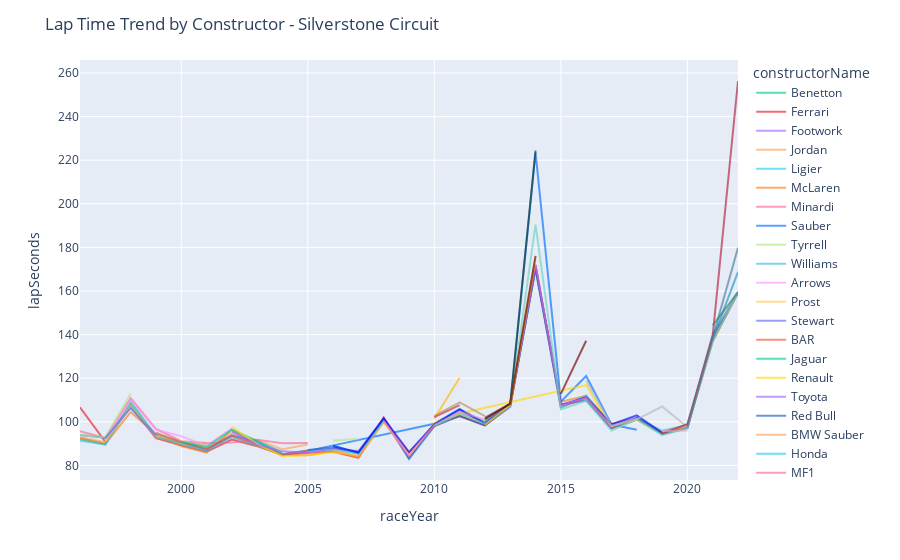

Notebook code for this chart:
### Markdown cell above
## Lap Times over the Years

### Code cell
circuitName = lapTimesAnalysis['circuitName'].unique()[8]
df = lapTimesAnalysis[(lapTimesAnalysis['circuitName']==circuitName)].groupby(by=['raceYear','constructorName']).mean().reset_index()

# create figure
fig = px.line(
    df,
    x='raceYear',
    y='lapSeconds',
    color='constructorName',
    color_discrete_map=constructor_color_map,
)

fig.update_layout(
    title_text=f'Lap Time Trend by Constructor - {circuitName}',
)

fig.update_traces(opacity=0.65)
fig.show()

### Figure 1 — Plotly figure (JSON) as saved in the notebook; plotly's stock layout.template omitted (floating-point values rounded to 4 significant figures)
{"data": [{"hovertemplate": "constructorName=Benetton<br>raceYear=%{x}<br>lapSeconds=%{y}<extra></extra>", "legendgroup": "Benetton", "line": {"color": "#00cc96", "dash": "solid"}, "marker": {"symbol": "circle"}, "mode": "lines", "name": "Benetton", "opacity": 0.65, "orientation": "v", "showlegend": true, "type": "scatter", "x": [1996, 1997, 1998, 1999, 2000, 2001], "xaxis": "x", "y": [92.08, 89.7, 109.3, 93.56, 90.59, 89.5], "yaxis": "y"}, {"hovertemplate": "constructorName=Ferrari<br>raceYear=%{x}<br>lapSeconds=%{y}<extra></extra>", "legendgroup": "Ferrari", "line": {"color": "#ED1C24", "dash": "solid"}, "marker": {"symbol": "circle"}, "mode": "lines", "name": "Ferrari", "opacity": 0.65, "orientation": "v", "showlegend": true, "type": "scatter", "x": [1996, 1997, 1998, 1999, 2000, 2001, 2002, 2003, 2004, 2005, 2006, 2007, 2008, 2009, 2010, 2011, 2012, 2013, 2014, 2015, 2016, 2017, 2018, 2019, 2020, 2021, 2022], "xaxis": "x", "y": [106.6, 90.79, 107.3, 92.53, 89.29, 86.34, 91.87, 88.84, 84.74, 85.76, 86.24, 83.56, 102.1, 83.78, 98.91, 102.6, 98.41, 107.5, 170.6, 106.8, 111.0, 97.11, 101.0, 94.99, 97.55, 137.1, 159.1], "yaxis": "y"}, {"hovertemplate": "constructorName=Footwork<br>raceYear=%{x}<br>lapSeconds=%{y}<extra></extra>", "legendgroup": "Footwork", "line": {"color": "#ab63fa", "dash": "solid"}, "marker": {"symbol": "circle"}, "mode": "lines", "name": "Footwork", "opacity": 0.65, "orientation": "v", "showlegend": true, "type": "scatter", "x": [1996], "xaxis": "x", "y": [94.32], "yaxis": "y"}, {"hovertemplate": "constructorName=Jordan<br>raceYear=%{x}<br>lapSeconds=%{y}<extra></extra>", "legendgroup": "Jordan", "line": {"color": "#FFA15A", "dash": "solid"}, "marker": {"symbol": "circle"}, "mode": "lines", "name": "Jordan", "opacity": 0.65, "orientation": "v", "showlegend": true, "type": "scatter", "x": [1996, 1997, 1998, 1999, 2000, 2001, 2002, 2003, 2004, 2005], "xaxis": "x", "y": [92.94, 90.59, 107.8, 93.06, 90.32, 87.7, 94.81, 91.54, 87.45, 89.58], "yaxis": "y"}, {"hovertemplate": "constructorName=Ligier<br>raceYear=%{x}<br>lapSeconds=%{y}<extra></extra>", "legendgroup": "Ligier", "line": {"color": "#19d3f3", "dash": "solid"}, "marker": {"symbol": "circle"}, "mode": "lines", "name": "Ligier", "opacity": 0.65, "orientation": "v", "showlegend": true, "type": "scatter", "x": [1996], "xaxis": "x", "y": [96.16], "yaxis": "y"}, {"hovertemplate": "constructorName=McLaren<br>raceYear=%{x}<br>lapSeconds=%{y}<extra></extra>", "legendgroup": "McLaren", "line": {"color": "#F58020", "dash": "solid"}, "marker": {"symbol": "circle"}, "mode": "lines", "name": "McLaren", "opacity": 0.65, "orientation": "v", "showlegend": true, "type": "scatter", "x": [1996, 1997, 1998, 1999, 2000, 2001, 2002, 2003, 2004, 2005, 2006, 2007, 2008, 2009, 2010, 2011, 2012, 2013, 2014, 2015, 2016, 2017, 2018, 2019, 2020, 2021, 2022], "xaxis": "x", "y": [92.58, 89.93, 104.5, 94.2, 88.85, 85.89, 96.34, 89.02, 84.89, 84.61, 86.56, 83.46, 100.1, 85.97, 97.88, 103.5, 99.07, 108.5, 170.5, 109.2, 111.9, 99.1, 101.6, 94.85, 97.8, 137.3, 159.5], "yaxis": "y"}, {"hovertemplate": "constructorName=Minardi<br>raceYear=%{x}<br>lapSeconds=%{y}<extra></extra>", "legendgroup": "Minardi", "line": {"color": "#FF6692", "dash": "solid"}, "marker": {"symbol": "circle"}, "mode": "lines", "name": "Minardi", "opacity": 0.65, "orientation": "v", "showlegend": true, "type": "scatter", "x": [1996, 1997, 1998, 1999, 2000, 2001, 2002, 2003, 2004, 2005], "xaxis": "x", "y": [95.75, 92.55, 110.9, 96.77, 91.15, 90.24, 90.49, 91.76, 90.21, 90.27], "yaxis": "y"}, {"hovertemplate": "constructorName=Sauber<br>raceYear=%{x}<br>lapSeconds=%{y}<extra></extra>", "legendgroup": "Sauber", "line": {"color": "#006EFF", "dash": "solid"}, "marker": {"symbol": "circle"}, "mode": "lines", "name": "Sauber", "opacity": 0.65, "orientation": "v", "showlegend": true, "type": "scatter", "x": [1996, 1997, 1998, 1999, 2000, 2001, 2002, 2003, 2004, 2005, 2010, 2011, 2012, 2013, 2014, 2015, 2016, 2017, 2018], "xaxis": "x", "y": [94.0, 92.71, 106.7, 94.09, 90.81, 87.15, 93.78, 90.77, 85.02, 86.68, 99.07, 105.9, 99.49, 107.7, 223.6, 109.3, 121.0, 98.76, 96.34], "yaxis": "y"}, {"hovertemplate": "constructorName=Tyrrell<br>raceYear=%{x}<br>lapSeconds=%{y}<extra></extra>", "legendgroup": "Tyrrell", "line": {"color": "#B6E880", "dash": "solid"}, "marker": {"symbol": "circle"}, "mode": "lines", "name": "Tyrrell", "opacity": 0.65, "orientation": "v", "showlegend": true, "type": "scatter", "x": [1996, 1997, 1998], "xaxis": "x", "y": [93.92, 92.89, 113.0], "yaxis": "y"}, {"hovertemplate": "constructorName=Williams<br>raceYear=%{x}<br>lapSeconds=%{y}<extra></extra>", "legendgroup": "Williams", "line": {"color": "#37BEDD", "dash": "solid"}, "marker": {"symbol": "circle"}, "mode": "lines", "name": "Williams", "opacity": 0.65, "orientation": "v", "showlegend": true, "type": "scatter", "x": [1996, 1997, 1998, 1999, 2000, 2001, 2002, 2003, 2004, 2005, 2006, 2007, 2008, 2009, 2010, 2011, 2012, 2013, 2014, 2015, 2016, 2017, 2018, 2019, 2020, 2021, 2022], "xaxis": "x", "y": [91.47, 89.52, 107.9, 93.37, 89.66, 87.0, 93.0, 89.16, 85.1, 86.94, 87.18, 85.38, 101.2, 83.82, 98.36, 104.4, 100.0, 107.7, 170.0, 106.5, 112.0, 98.4, 101.8, 95.87, 98.53, 139.3, 159.7], "yaxis": "y"}, {"hovertemplate": "constructorName=Arrows<br>raceYear=%{x}<br>lapSeconds=%{y}<extra></extra>", "legendgroup": "Arrows", "line": {"color": "#FF97FF", "dash": "solid"}, "marker": {"symbol": "circle"}, "mode": "lines", "name": "Arrows", "opacity": 0.65, "orientation": "v", "showlegend": true, "type": "scatter", "x": [1997, 1998, 1999, 2000, 2001, 2002], "xaxis": "x", "y": [91.63, 110.1, 96.47, 93.38, 89.08, 96.99], "yaxis": "y"}, {"hovertemplate": "constructorName=Prost<br>raceYear=%{x}<br>lapSeconds=%{y}<extra></extra>", "legendgroup": "Prost", "line": {"color": "#FECB52", "dash": "solid"}, "marker": {"symbol": "circle"}, "mode": "lines", "name": "Prost", "opacity": 0.65, "orientation": "v", "showlegend": true, "type": "scatter", "x": [1997, 1998, 1999, 2000, 2001], "xaxis": "x", "y": [91.03, 107.0, 93.77, 91.03, 89.19], "yaxis": "y"}, {"hovertemplate": "constructorName=Stewart<br>raceYear=%{x}<br>lapSeconds=%{y}<extra></extra>", "legendgroup": "Stewart", "line": {"color": "#636efa", "dash": "solid"}, "marker": {"symbol": "circle"}, "mode": "lines", "name": "Stewart", "opacity": 0.65, "orientation": "v", "showlegend": true, "type": "scatter", "x": [1997, 1998, 1999], "xaxis": "x", "y": [92.38, 106.3, 93.72], "yaxis": "y"}, {"hovertemplate": "constructorName=BAR<br>raceYear=%{x}<br>lapSeconds=%{y}<extra></extra>", "legendgroup": "BAR", "line": {"color": "#EF553B", "dash": "solid"}, "marker": {"symbol": "circle"}, "mode": "lines", "name": "BAR", "opacity": 0.65, "orientation": "v", "showlegend": true, "type": "scatter", "x": [1999, 2000, 2001, 2002, 2003, 2004, 2005], "xaxis": "x", "y": [95.04, 90.66, 87.73, 93.54, 89.53, 85.08, 86.71], "yaxis": "y"}, {"hovertemplate": "constructorName=Jaguar<br>raceYear=%{x}<br>lapSeconds=%{y}<extra></extra>", "legendgroup": "Jaguar", "line": {"color": "#00cc96", "dash": "solid"}, "marker": {"symbol": "circle"}, "mode": "lines", "name": "Jaguar", "opacity": 0.65, "orientation": "v", "showlegend": true, "type": "scatter", "x": [2000, 2001, 2002, 2003, 2004], "xaxis": "x", "y": [90.89, 88.5, 96.41, 91.18, 85.94], "yaxis": "y"}, {"hovertemplate": "constructorName=Renault<br>raceYear=%{x}<br>lapSeconds=%{y}<extra></extra>", "legendgroup": "Renault", "line": {"color": "#FFD800", "dash": "solid"}, "marker": {"symbol": "circle"}, "mode": "lines", "name": "Renault", "opacity": 0.65, "orientation": "v", "showlegend": true, "type": "scatter", "x": [2002, 2003, 2004, 2005, 2006, 2007, 2008, 2009, 2010, 2011, 2016, 2017, 2018, 2019, 2020], "xaxis": "x", "y": [97.76, 89.74, 84.26, 84.67, 86.03, 84.66, 99.96, 84.43, 99.36, 103.8, 116.9, 97.17, 101.1, 94.85, 97.8], "yaxis": "y"}, {"hovertemplate": "constructorName=Toyota<br>raceYear=%{x}<br>lapSeconds=%{y}<extra></extra>", "legendgroup": "Toyota", "line": {"color": "#ab63fa", "dash": "solid"}, "marker": {"symbol": "circle"}, "mode": "lines", "name": "Toyota", "opacity": 0.65, "orientation": "v", "showlegend": true, "type": "scatter", "x": [2002, 2003, 2004, 2005, 2006, 2007, 2008, 2009], "xaxis": "x", "y": [95.47, 89.55, 86.45, 85.83, 87.72, 86.58, 101.6, 83.97], "yaxis": "y"}, {"hovertemplate": "constructorName=Red Bull<br>raceYear=%{x}<br>lapSeconds=%{y}<extra></extra>", "legendgroup": "Red Bull", "line": {"color": "#1E5BC6", "dash": "solid"}, "marker": {"symbol": "circle"}, "mode": "lines", "name": "Red Bull", "opacity": 0.65, "orientation": "v", "showlegend": true, "type": "scatter", "x": [2005, 2006, 2007, 2008, 2009, 2010, 2011, 2012, 2013, 2014, 2015, 2016, 2017, 2018, 2019, 2020, 2021, 2022], "xaxis": "x", "y": [87.04, 88.2, 86.03, 101.4, 82.95, 98.01, 102.7, 98.34, 106.9, 170.4, 107.8, 109.9, 96.99, 101.8, 94.34, 97.14, 139.5, 159.3], "yaxis": "y"}, {"hovertemplate": "constructorName=BMW Sauber<br>raceYear=%{x}<br>lapSeconds=%{y}<extra></extra>", "legendgroup": "BMW Sauber", "line": {"color": "#FFA15A", "dash": "solid"}, "marker": {"symbol": "circle"}, "mode": "lines", "name": "BMW Sauber", "opacity": 0.65, "orientation": "v", "showlegend": true, "type": "scatter", "x": [2006, 2007, 2008, 2009], "xaxis": "x", "y": [87.11, 84.03, 100.2, 84.64], "yaxis": "y"}, {"hovertemplate": "constructorName=Honda<br>raceYear=%{x}<br>lapSeconds=%{y}<extra></extra>", "legendgroup": "Honda", "line": {"color": "#19d3f3", "dash": "solid"}, "marker": {"symbol": "circle"}, "mode": "lines", "name": "Honda", "opacity": 0.65, "orientation": "v", "showlegend": true, "type": "scatter", "x": [2006, 2007, 2008], "xaxis": "x", "y": [89.41, 85.25, 100.5], "yaxis": "y"}, {"hovertemplate": "constructorName=MF1<br>raceYear=%{x}<br>lapSeconds=%{y}<extra></extra>", "legendgroup": "MF1", "line": {"color": "#FF6692", "dash": "solid"}, "marker": {"symbol": "circle"}, "mode": "lines", "name": "MF1", "opacity": 0.65, "orientation": "v", "showlegend": true, "type": "scatter", "x": [2006], "xaxis": "x", "y": [88.84], "yaxis": "y"}, {"hovertemplate": "constructorName=Super Aguri<br>raceYear=%{x}<br>lapSeconds=%{y}<extra></extra>", "legendgroup": "Super Aguri", "line": {"color": "#B6E880", "dash": "solid"}, "marker": {"symbol": "circle"}, "mode": "lines", "name": "Super Aguri", "opacity": 0.65, "orientation": "v", "showlegend": true, "type": "scatter", "x": [2006, 2007], "xaxis": "x", "y": [91.41, 92.08], "yaxis": "y"}, {"hovertemplate": "constructorName=Toro Rosso<br>raceYear=%{x}<br>lapSeconds=%{y}<extra></extra>", "legendgroup": "Toro Rosso", "line": {"color": "#0000FF", "dash": "solid"}, "marker": {"symbol": "circle"}, "mode": "lines", "name": "Toro Rosso", "opacity": 0.65, "orientation": "v", "showlegend": true, "type": "scatter", "x": [2006, 2007, 2008, 2009, 2010, 2011, 2012, 2013, 2014, 2015, 2016, 2017, 2018, 2019], "xaxis": "x", "y": [88.92, 85.89, 101.6, 86.12, 98.85, 105.6, 99.3, 108.2, 172.0, 107.7, 111.3, 98.78, 103.0, 94.99], "yaxis": "y"}, {"hovertemplate": "constructorName=Spyker<br>raceYear=%{x}<br>lapSeconds=%{y}<extra></extra>", "legendgroup": "Spyker", "line": {"color": "#FF97FF", "dash": "solid"}, "marker": {"symbol": "circle"}, "mode": "lines", "name": "Spyker", "opacity": 0.65, "orientation": "v", "showlegend": true, "type": "scatter", "x": [2007], "xaxis": "x", "y": [86.59], "yaxis": "y"}, {"hovertemplate": "constructorName=Force India<br>raceYear=%{x}<br>lapSeconds=%{y}<extra></extra>", "legendgroup": "Force India", "line": {"color": "#FF80C7", "dash": "solid"}, "marker": {"symbol": "circle"}, "mode": "lines", "name": "Force India", "opacity": 0.65, "orientation": "v", "showlegend": true, "type": "scatter", "x": [2008, 2009, 2010, 2011, 2012, 2013, 2014, 2015, 2016, 2017, 2018], "xaxis": "x", "y": [100.3, 84.66, 98.46, 104.6, 101.0, 107.6, 172.1, 107.5, 111.0, 97.82, 101.6], "yaxis": "y"}, {"hovertemplate": "constructorName=Brawn<br>raceYear=%{x}<br>lapSeconds=%{y}<extra></extra>", "legendgroup": "Brawn", "line": {"color": "#FECB52", "dash": "solid"}, "marker": {"symbol": "circle"}, "mode": "lines", "name": "Brawn", "opacity": 0.65, "orientation": "v", "showlegend": true, "type": "scatter", "x": [2009], "xaxis": "x", "y": [83.55], "yaxis": "y"}, {"hovertemplate": "constructorName=HRT<br>raceYear=%{x}<br>lapSeconds=%{y}<extra></extra>", "legendgroup": "HRT", "line": {"color": "#b2945e", "dash": "solid"}, "marker": {"symbol": "circle"}, "mode": "lines", "name": "HRT", "opacity": 0.65, "orientation": "v", "showlegend": true, "type": "scatter", "x": [2010, 2011, 2012], "xaxis": "x", "y": [102.7, 109.0, 102.7], "yaxis": "y"}, {"hovertemplate": "constructorName=Lotus<br>raceYear=%{x}<br>lapSeconds=%{y}<extra></extra>", "legendgroup": "Lotus", "line": {"color": "#FFB800", "dash": "solid"}, "marker": {"symbol": "circle"}, "mode": "lines", "name": "Lotus", "opacity": 0.65, "orientation": "v", "showlegend": true, "type": "scatter", "x": [2010, 2011], "xaxis": "x", "y": [101.4, 120.2], "yaxis": "y"}, {"hovertemplate": "constructorName=Mercedes<br>raceYear=%{x}<br>lapSeconds=%{y}<extra></extra>", "legendgroup": "Mercedes", "line": {"color": "#6CD3BF", "dash": "solid"}, "marker": {"symbol": "circle"}, "mode": "lines", "name": "Mercedes", "opacity": 0.65, "orientation": "v", "showlegend": true, "type": "scatter", "x": [2010, 2011, 2012, 2013, 2014, 2015, 2016, 2017, 2018, 2019, 2020, 2021, 2022], "xaxis": "x", "y": [98.26, 103.7, 99.13, 107.4, 190.5, 105.6, 109.6, 95.97, 101.1, 93.86, 97.11, 136.7, 159.2], "yaxis": "y"}, {"hovertemplate": "constructorName=Virgin<br>raceYear=%{x}<br>lapSeconds=%{y}<extra></extra>", "legendgroup": "Virgin", "line": {"color": "#c82e37", "dash": "solid"}, "marker": {"symbol": "circle"}, "mode": "lines", "name": "Virgin", "opacity": 0.65, "orientation": "v", "showlegend": true, "type": "scatter", "x": [2010, 2011], "xaxis": "x", "y": [102.2, 107.6], "yaxis": "y"}, {"hovertemplate": "constructorName=Caterham<br>raceYear=%{x}<br>lapSeconds=%{y}<extra></extra>", "legendgroup": "Caterham", "line": {"color": "#0b361f", "dash": "solid"}, "marker": {"symbol": "circle"}, "mode": "lines", "name": "Caterham", "opacity": 0.65, "orientation": "v", "showlegend": true, "type": "scatter", "x": [2012, 2013, 2014], "xaxis": "x", "y": [101.1, 108.3, 224.4], "yaxis": "y"}, {"hovertemplate": "constructorName=Lotus F1<br>raceYear=%{x}<br>lapSeconds=%{y}<extra></extra>", "legendgroup": "Lotus F1", "line": {"color": "#FFB800", "dash": "solid"}, "marker": {"symbol": "circle"}, "mode": "lines", "name": "Lotus F1", "opacity": 0.65, "orientation": "v", "showlegend": true, "type": "scatter", "x": [2012, 2013, 2014], "xaxis": "x", "y": [98.56, 107.7, 174.8], "yaxis": "y"}, {"hovertemplate": "constructorName=Marussia<br>raceYear=%{x}<br>lapSeconds=%{y}<extra></extra>", "legendgroup": "Marussia", "line": {"color": "#6E0000", "dash": "solid"}, "marker": {"symbol": "circle"}, "mode": "lines", "name": "Marussia", "opacity": 0.65, "orientation": "v", "showlegend": true, "type": "scatter", "x": [2012, 2013, 2014], "xaxis": "x", "y": [101.8, 108.3, 176.1], "yaxis": "y"}, {"hovertemplate": "constructorName=Manor Marussia<br>raceYear=%{x}<br>lapSeconds=%{y}<extra></extra>", "legendgroup": "Manor Marussia", "line": {"color": "#6E0000", "dash": "solid"}, "marker": {"symbol": "circle"}, "mode": "lines", "name": "Manor Marussia", "opacity": 0.65, "orientation": "v", "showlegend": true, "type": "scatter", "x": [2015, 2016], "xaxis": "x", "y": [112.8, 137.2], "yaxis": "y"}, {"hovertemplate": "constructorName=Haas F1 Team<br>raceYear=%{x}<br>lapSeconds=%{y}<extra></extra>", "legendgroup": "Haas F1 Team", "line": {"color": "#B6BABD", "dash": "solid"}, "marker": {"symbol": "circle"}, "mode": "lines", "name": "Haas F1 Team", "opacity": 0.65, "orientation": "v", "showlegend": true, "type": "scatter", "x": [2016, 2017, 2018, 2019, 2020, 2021, 2022], "xaxis": "x", "y": [118.9, 98.2, 101.1, 107.0, 97.57, 140.6, 159.5], "yaxis": "y"}, {"hovertemplate": "constructorName=Alfa Romeo<br>raceYear=%{x}<br>lapSeconds=%{y}<extra></extra>", "legendgroup": "Alfa Romeo", "line": {"color": "#B12039", "dash": "solid"}, "marker": {"symbol": "circle"}, "mode": "lines", "name": "Alfa Romeo", "opacity": 0.65, "orientation": "v", "showlegend": true, "type": "scatter", "x": [2019, 2020, 2021, 2022], "xaxis": "x", "y": [94.64, 98.87, 139.4, 256.3], "yaxis": "y"}, {"hovertemplate": "constructorName=Racing Point<br>raceYear=%{x}<br>lapSeconds=%{y}<extra></extra>", "legendgroup": "Racing Point", "line": {"color": "#F596C8", "dash": "solid"}, "marker": {"symbol": "circle"}, "mode": "lines", "name": "Racing Point", "opacity": 0.65, "orientation": "v", "showlegend": true, "type": "scatter", "x": [2019, 2020], "xaxis": "x", "y": [95.67, 96.03], "yaxis": "y"}, {"hovertemplate": "constructorName=AlphaTauri<br>raceYear=%{x}<br>lapSeconds=%{y}<extra></extra>", "legendgroup": "AlphaTauri", "line": {"color": "#4E7C9B", "dash": "solid"}, "marker": {"symbol": "circle"}, "mode": "lines", "name": "AlphaTauri", "opacity": 0.65, "orientation": "v", "showlegend": true, "type": "scatter", "x": [2020, 2021, 2022], "xaxis": "x", "y": [97.3, 138.2, 179.8], "yaxis": "y"}, {"hovertemplate": "constructorName=Alpine F1 Team<br>raceYear=%{x}<br>lapSeconds=%{y}<extra></extra>", "legendgroup": "Alpine F1 Team", "line": {"color": "#2293D1", "dash": "solid"}, "marker": {"symbol": "circle"}, "mode": "lines", "name": "Alpine F1 Team", "opacity": 0.65, "orientation": "v", "showlegend": true, "type": "scatter", "x": [2021, 2022], "xaxis": "x", "y": [138.0, 168.8], "yaxis": "y"}, {"hovertemplate": "constructorName=Aston Martin<br>raceYear=%{x}<br>lapSeconds=%{y}<extra></extra>", "legendgroup": "Aston Martin", "line": {"color": "#2D826D", "dash": "solid"}, "marker": {"symbol": "circle"}, "mode": "lines", "name": "Aston Martin", "opacity": 0.65, "orientation": "v", "showlegend": true, "type": "scatter", "x": [2021, 2022], "xaxis": "x", "y": [144.3, 159.5], "yaxis": "y"}], "layout": {"legend": {"title": {"text": "constructorName"}, "tracegroupgap": 0}, "margin": {"t": 60}, "title": {"text": "Lap Time Trend by Constructor - Silverstone Circuit"}, "xaxis": {"anchor": "y", "domain": [0, 1], "title": {"text": "raceYear"}}, "yaxis": {"anchor": "x", "domain": [0, 1], "title": {"text": "lapSeconds"}}}}
